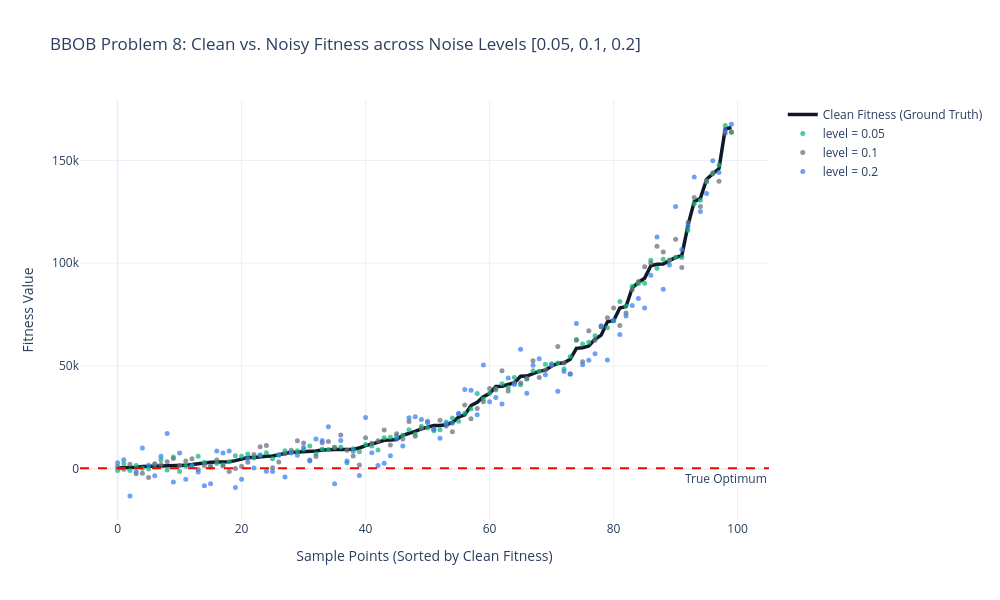
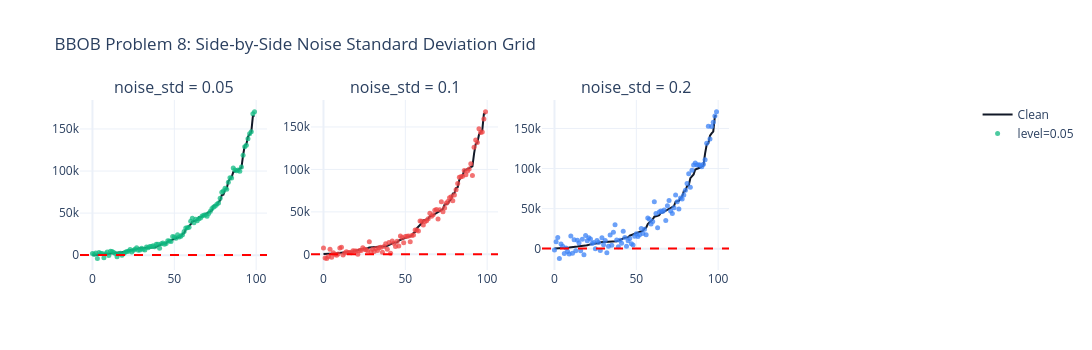

Write notebook code for charts like these, in order.
### Markdown cell above
## 2. 1D Sample Point Fitness Comparison
Evaluate 100 sample points across the search space and compare clean fitness against noisy fitness for each configured `noise_std` level.

### Code cell
np.random.seed(42)
lb, ub = problem.lower_bound, problem.upper_bound
points = np.random.uniform(lb, ub, (100, dim))

clean_y = np.array([problem(x) for x in points])
sort_idx = np.argsort(clean_y)
sorted_clean = clean_y[sort_idx]
indices = np.arange(len(points))

# Combined Plot showing all noise std levels overlaid on clean ground truth
fig_combined = go.Figure()
fig_combined.add_trace(go.Scatter(
    x=indices,
    y=sorted_clean,
    mode='lines',
    name='Clean Fitness (Ground Truth)',
    line=dict(color='#111827', width=3.5)
))

# Add true optimum line
fig_combined.add_hline(
    y=problem.true_optimum,
    line_dash="dash",
    line_color="red",
    annotation_text="True Optimum",
    annotation_position="bottom right"
)

for level in noisy_levels:
    noisy_y = np.array([problem._add_noise(y, level) for y in clean_y])
    sorted_noisy = noisy_y[sort_idx]
    fig_combined.add_trace(go.Scatter(
        x=indices,
        y=sorted_noisy,
        mode='markers',
        name=f'level = {level}',
        marker=dict(color=color_palette.get(level, '#6B7280'), size=5, opacity=0.75)
    ))

fig_combined.update_layout(
    title=f"BBOB Problem {problem_id}: Clean vs. Noisy Fitness across Noise Levels {noisy_levels}",
    xaxis_title="Sample Points (Sorted by Clean Fitness)",
    yaxis_title="Fitness Value",
    template="plotly_white",
    hovermode='x unified',
    height=600,
    width=1000
)
fig_combined.show()

# Subplot Grid for side-by-side noise inspection dynamically sized
n_plots = len(noisy_levels)
cols = 4
rows = int(np.ceil(n_plots / cols))
fig_subplots = make_subplots(
    rows=rows, cols=cols,
    subplot_titles=[f'noise_std = {level}' for level in noisy_levels]
)

coords = [(r + 1, c + 1) for r in range(rows) for c in range(cols)][:n_plots]
for idx, (level, (r, c)) in enumerate(zip(noisy_levels, coords), start=1):
    noisy_y = np.array([problem._add_noise(y, level) for y in clean_y])
    sorted_noisy = noisy_y[sort_idx]
    
    # Clean reference line
    fig_subplots.add_trace(
        go.Scatter(x=indices, y=sorted_clean, mode='lines', name='Clean', line=dict(color='#111827', width=2), showlegend=(idx==1)),
        row=r, col=c
    )
    # Noisy markers
    fig_subplots.add_trace(
        go.Scatter(x=indices, y=sorted_noisy, mode='markers', name=f'level={level}', marker=dict(color=color_palette.get(level, '#EF4444'), size=5, opacity=0.75), showlegend=(idx==1)),
        row=r, col=c
    )
    # Add true optimum line to subplot
    fig_subplots.add_hline(
        y=problem.true_optimum,
        line_dash="dash",
        line_color="red",
        row=r, col=c
    )

fig_subplots.update_layout(
    title_text=f"BBOB Problem {problem_id}: Side-by-Side Noise Standard Deviation Grid",
    height=max(350, 300 * rows),
    width=1150,
    template="plotly_white"
)
fig_subplots.show()
